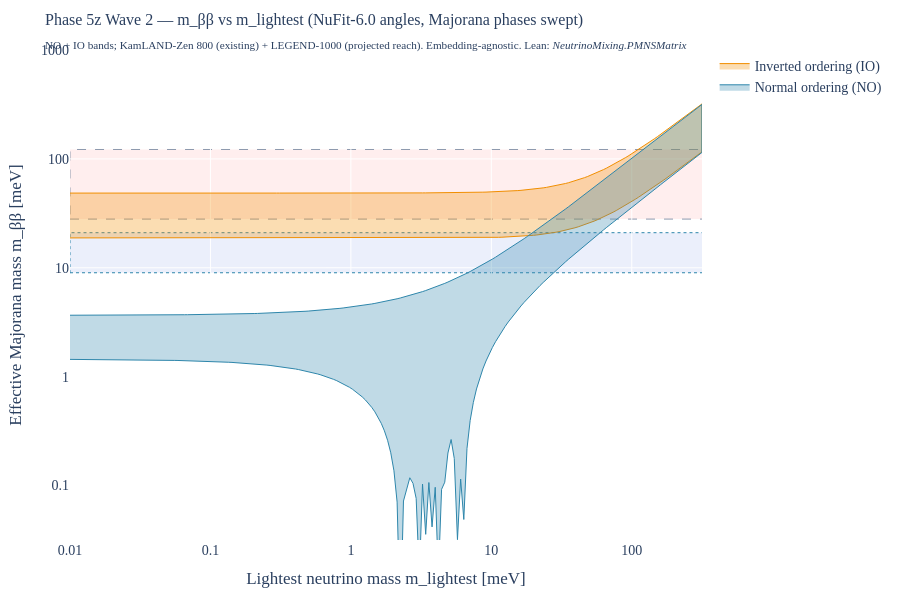

Notebook source saved alongside this figure:
### Markdown cell above
## 5. Looking for $0\nu\beta\beta$ — The Cleanest Test

If neutrinos are Majorana particles (their own antiparticles), they enable a process called **neutrinoless double-beta decay** ($0\nu\beta\beta$): a nucleus emits two electrons but no neutrinos, violating lepton number by 2 units. The rate is set by an effective Majorana mass $m_{\beta\beta}$ that depends on the absolute mass scale and the Majorana phases.

**The current bound (KamLAND-Zen 800, 2024):** $m_{\beta\beta} < 28$–$122$ meV (90% CL; uncertainty from nuclear matrix elements).

**The next-generation reach (LEGEND-1000, 2030s):** $m_{\beta\beta} \approx 9$–$21$ meV, covering all of the inverted-ordering parameter space.

Both bounds are embedding-agnostic — they don't depend on the substrate physics — but they are decisive: if no $0\nu\beta\beta$ signal appears at LEGEND-1000, neutrinos either are not Majorana or have normal-ordered masses with $m_{\rm lightest}$ small.

### Code cell
from src.core.visualizations import fig_m_beta_beta_vs_m_lightest
# viz-ref: fig_m_beta_beta_vs_m_lightest
fig_m_beta_beta_vs_m_lightest()

### Figure 1 — Plotly figure (JSON) as saved in the notebook; plotly's stock layout.template omitted (floating-point values rounded to 4 significant figures; data arrays with more than 128 entries replaced by an {"elided": "..."} marker saying what was removed)
{"data": [{"fill": "toself", "fillcolor": "rgba(241, 143, 1, 0.30)", "line": {"color": "#F18F01", "width": 1}, "name": "Inverted ordering (IO)", "type": "scatter", "x": {"elided": "400 float values"}, "y": {"elided": "400 float values"}}, {"fill": "toself", "fillcolor": "rgba(46, 134, 171, 0.30)", "line": {"color": "#2E86AB", "width": 1}, "name": "Normal ordering (NO)", "type": "scatter", "x": {"elided": "400 float values"}, "y": {"elided": "400 float values"}}], "layout": {"annotations": [{"bgcolor": "rgba(255,255,255,0.7)", "font": {"size": 10}, "showarrow": false, "text": "KamLAND-Zen 800 (28–122 meV)", "x": 200, "y": 58.45}, {"bgcolor": "rgba(255,255,255,0.7)", "font": {"size": 10}, "showarrow": false, "text": "LEGEND-1000 reach (9–21 meV)", "x": 200, "y": 13.75}], "font": {"family": "CMU Serif, Computer Modern, Times New Roman, serif", "size": 14}, "height": 600, "margin": {"b": 60, "l": 70, "r": 30, "t": 50}, "paper_bgcolor": "white", "plot_bgcolor": "white", "shapes": [{"fillcolor": "rgba(255, 224, 224, 0.55)", "layer": "below", "line": {"color": "#8D99AE", "dash": "dash", "width": 1}, "type": "rect", "x0": 0.01, "x1": 1000.0, "y0": 28.0, "y1": 122.0}, {"fillcolor": "rgba(218, 226, 248, 0.55)", "layer": "below", "line": {"color": "#2E86AB", "dash": "dot", "width": 1}, "type": "rect", "x0": 0.01, "x1": 1000.0, "y0": 9.0, "y1": 21.0}], "title": {"font": {"family": "CMU Serif, Computer Modern, Times New Roman, serif", "size": 16}, "text": "Phase 5z Wave 2 — m_ββ vs m_lightest (NuFit-6.0 angles, Majorana phases swept)<br><sub>NO + IO bands; KamLAND-Zen 800 (existing) + LEGEND-1000 (projected reach). Embedding-agnostic. Lean: <i>NeutrinoMixing.PMNSMatrix</i></sub>"}, "width": 900, "xaxis": {"range": [-2, 2.5], "tickmode": "array", "ticktext": ["0.01", "0.1", "1", "10", "100", "1000"], "tickvals": [0.01, 0.1, 1, 10, 100, 1000], "title": {"text": "Lightest neutrino mass m_lightest [meV]"}, "type": "log"}, "yaxis": {"range": [-1.5, 3], "tickmode": "array", "ticktext": ["0.1", "1", "10", "100", "1000"], "tickvals": [0.1, 1, 10, 100, 1000], "title": {"text": "Effective Majorana mass m_ββ [meV]"}, "type": "log"}}}
